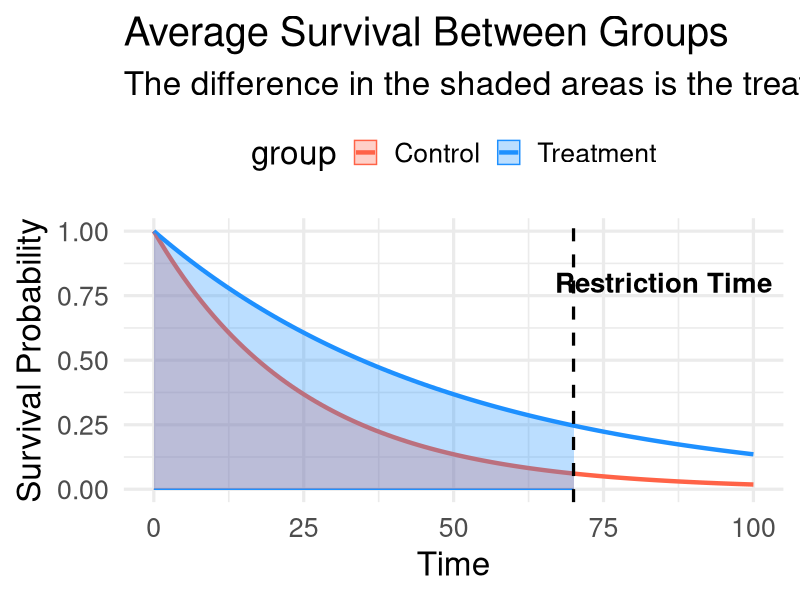

R code for this plot:
# --- R Code to Generate the 2-Group RMST Plot ---
library(ggplot2)

# Create sample data for two groups (Treatment and Control)
time <- 0:100
control_surv <- exp(-0.04 * time)
treatment_surv <- exp(-0.02 * time)
df <- data.frame(
  time = rep(time, 2),
  surv = c(control_surv, treatment_surv),
  group = rep(c("Control", "Treatment"), each = 101)
)

# Create the plot
rmst_causal_plot <- ggplot(df, aes(x = time, y = surv, fill = group, color = group)) +
  geom_line(linewidth = 1.5) +
  geom_ribbon(data = subset(df, time <= 70), aes(ymin = 0, ymax = surv), alpha = 0.3) +
  geom_vline(xintercept = 70, linetype = "dashed", color = "black", linewidth = 1.1) +
  annotate("text", x = 85, y = 0.8, label = "Restriction Time", size = 7, color = "black", fontface = "bold") +
  scale_fill_manual(values = c("Control" = "tomato", "Treatment" = "dodgerblue")) +
  scale_color_manual(values = c("Control" = "tomato", "Treatment" = "dodgerblue")) +
  labs(
    title = "Average Survival Between Groups",
    subtitle = "The difference in the shaded areas is the treatment benefit",
    x = "Time",
    y = "Survival Probability"
  ) +
  theme_minimal(base_size = 24) +
  theme(legend.position = "top") +
  coord_cartesian(ylim = c(0, 1))

# Save the plot to a file
ggsave("images/rmst_causal_plot.png", plot = rmst_causal_plot, width = 10, height = 7, dpi = 150)